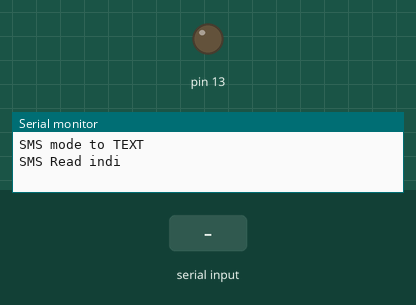
The sketch below on a simulated Arduino Uno, built with avr-gcc and run on an emulated ATmega328P. Parts: output pins drawn as LEDs (lit = HIGH), the last lines printed to the serial monitor. The test bench sets the inputs (shaded band). The modem accepts every AT command (registered, SIM ready, sends succeed) and sends nothing else.

Above: at 3.7 s.
3.8 s: "+CMT:\n" received over the second serial link
5.3 s: "ON\n" received over the second serial link
At 5.9 s:
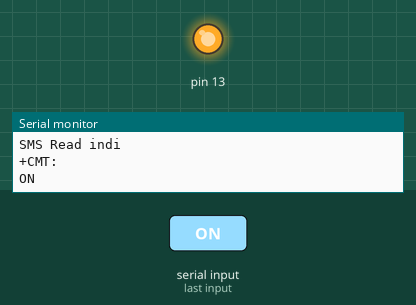
Timing chart, 0 to 8.3 s (numbered marks = the images above; inputs shaded):
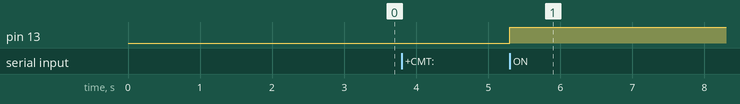

Measured:
- after the input at 5.3 s, pin 13: LOW → HIGH at once

The sketch:

NeowayM590E_SMS.ino
```cpp
//CODER: MOHAMED AFZAL
//7th Dec 2016 (EIT PVT LTD)

#include <SoftwareSerial.h>
SoftwareSerial GSMmodem(2,3);
char currentLine[142] = "";
int currentLineIndex = 0;
bool nextLineIsMessage = false;
bool ledStatus;

boolean SerialReadUntil(SoftwareSerial* serial, String key, int timeout)
{

  unsigned long start = millis();

  int pos = 0;

  while(start + timeout > millis()) {
    while (start + timeout > millis() && serial->available()) {
      char a = serial->read();
      // Serial.print(a);
      if (a == key[pos]) {
        pos++;
      }
      else {
        pos = 0;
      }
      if (pos == key.length()) {
        return true;
      }
    }
  }
  return false;
}


void setup() {
  // put your setup code here, to run once:
  Serial.begin(9600);
  GSMmodem.begin(9600);
  pinMode(13,OUTPUT);

  GSMmodem.println("AT+CMGF=1");
  if (SerialReadUntil(&GSMmodem, "OK", 1000)) {
        Serial.println("SMS mode to TEXT");
      }
      else {
        Serial.println("Mode change failed");
      }
  delay(500);
  GSMmodem.println("AT+CNMI=1,2,0,0,0");
  if (SerialReadUntil(&GSMmodem, "OK", 1000)) {
        Serial.println("SMS Read indi");
      }
      else {
        Serial.println("SMS read indi failed");
      }
//  GSMmodem.flush();
//  Serial.flush();
  delay(2000);

}

void loop() {
  // put your main code here, to run repeatedly:
  digitalWrite(13, ledStatus);

  if(GSMmodem.available()){
    //Serial.println("sms cumin");
    char lastcharRead = GSMmodem.read();
    //Serial.print(lastcharRead);//---ok
    if(lastcharRead == '\r' || lastcharRead == '\n'){
      String lastline = String(currentLine);
      //Serial.println(currentLine);
      if(lastline.startsWith("+CMT:")){
        //Serial.println("cmt got");
        Serial.println(lastline);
        nextLineIsMessage = true;

      } else if(lastline.length()>0){
        if(nextLineIsMessage){
          Serial.println(lastline);

          if(lastline.indexOf("ON")>=0){
            ledStatus=1;
          }else if(lastline.indexOf("OFF")>=0){
            ledStatus=0;
          }
          nextLineIsMessage = false;
        }
      }
      for(int i=0; i < sizeof(currentLine); i++){
        currentLine[i]=(char)0;
      }
      currentLineIndex =0;
    }else {
      currentLine[currentLineIndex++] = lastcharRead;
    }
  }

}
```
